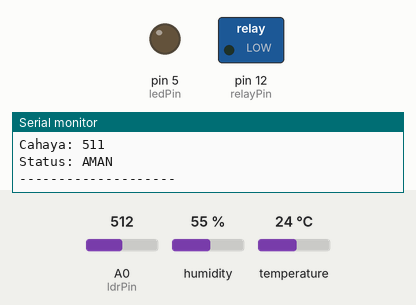
Simulated run of this sketch. Board: Arduino Uno, built with avr-gcc and run on an emulated ATmega328P. Shown: switched loads named in the sketch (green lamp = pin HIGH), output pins drawn as LEDs (lit = HIGH), the last lines printed to the serial monitor. The test bench sets the inputs (shaded band); at power-on: temperature 24 °C, A0 (ldrPin) = 512, humidity 55 %.

Above: at 4.8 s.
4.9 s: temperature set to 33.6 °C
7.9 s: temperature set to 34.8 °C
At 9.5 s:
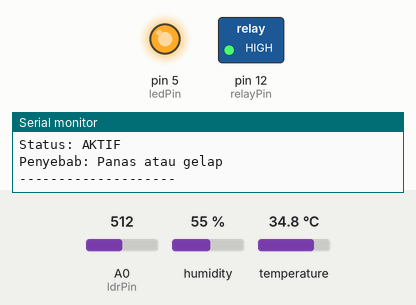
10.9 s: temperature set to 12 °C
At 13.0 s:
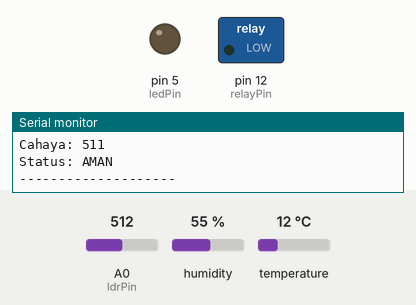
13.9 s: temperature set to 41 °C
At 14.8 s:
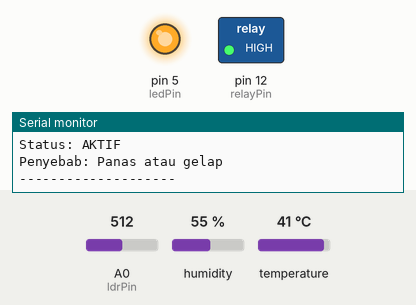
Timing chart, 0 to 16.9 s (numbered marks = the images above; inputs shaded):
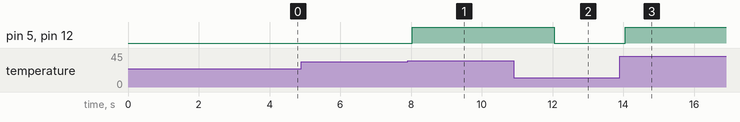

The sketch:

tugas.ino
```cpp
#include <DHT.h>

// Pin NodeMCU ESP8266
const byte dhtPin = 13;     // D7
const byte ldrPin = A0;     // A0
const byte relayPin = 12;  // D6
const byte ledPin = 5;     // D1

#define DHTTYPE DHT22
DHT dht(dhtPin, DHTTYPE);

// Relay Active-High
#define RELAY_ON HIGH
#define RELAY_OFF LOW

void setup() {
  Serial.begin(115200);
  dht.begin();

  pinMode(relayPin, OUTPUT);
  pinMode(ledPin, OUTPUT);

  // Kondisi awal: relay dan LED mati
  digitalWrite(relayPin, RELAY_OFF);
  digitalWrite(ledPin, LOW);

  Serial.println("=== SMART WAREHOUSE ===");
  Serial.println("Sistem siap...");
}

void loop() {
  delay(2000);

  // Membaca sensor
  float temp = dht.readTemperature();
  int rawLdr = analogRead(ldrPin);

  // Membalik nilai LDR
  int ldrValue = 1023 - rawLdr;

  // Cek sensor DHT
  if (isnan(temp)) {
    Serial.println("DHT gagal dibaca!");
    return;
  }

  // Menampilkan data sensor
  Serial.print("Suhu  : ");
  Serial.print(temp);
  Serial.println(" C");

  Serial.print("Cahaya: ");
  Serial.println(ldrValue);

  // Aturan sistem
  if (temp > 34.0 || ldrValue < 300) {

    digitalWrite(relayPin, RELAY_ON);
    digitalWrite(ledPin, HIGH);

    Serial.println("Status: AKTIF");
    Serial.println("Penyebab: Panas atau gelap");

  } else {

    digitalWrite(relayPin, RELAY_OFF);
    digitalWrite(ledPin, LOW);

    Serial.println("Status: AMAN");
  }

  Serial.println("--------------------");
}
```

Measured:
- the behaviour switches between 34 and 34.1 °C on temperature (found by bisection; images 0 and 1)
- after the input at 7.9 s, pin 5 (ledPin), pin 12 (relayPin): LOW → HIGH after 0.13 s
- after the input at 10.9 s, pin 5 (ledPin), pin 12 (relayPin): HIGH → LOW after 1.1 s
- after the input at 13.9 s, pin 5 (ledPin), pin 12 (relayPin): LOW → HIGH after 0.15 s
